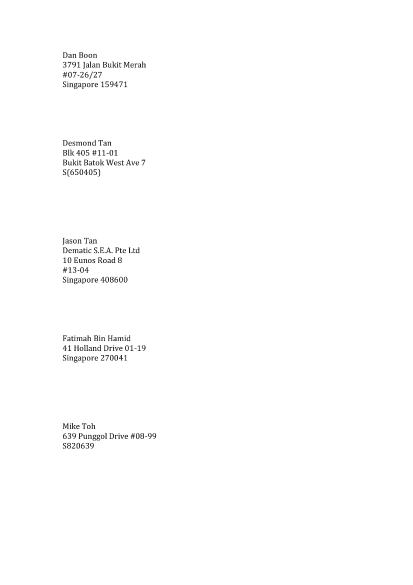
#> input picture 01.png, 826 x 1169 px (shown at 1/2 size)
$ python Reco_Digit.py
#> lines starting #> are read from the running program, lines starting #| are printed output that depends on the picture; after the words box and inside, x2 and y2 are one past the last pixel; in counts of white or black regions, pixels touching at a corner belong together
# import the necessary packages
from imutils.perspective import four_point_transform
from imutils import contours
import imutils
import cv2

# define the dictionary of digit segments so we can identify
# each digit on the thermostat
DIGITS_LOOKUP = {
	(1, 1, 1, 0, 1, 1, 1): 0,
	(0, 0, 1, 0, 0, 1, 0): 1,
	(1, 0, 1, 1, 1, 1, 0): 2,
	(1, 0, 1, 1, 0, 1, 1): 3,
	(0, 1, 1, 1, 0, 1, 0): 4,
	(1, 1, 0, 1, 0, 1, 1): 5,
	(1, 1, 0, 1, 1, 1, 1): 6,
	(1, 0, 1, 0, 0, 1, 0): 7,
	(1, 1, 1, 1, 1, 1, 1): 8,
	(1, 1, 1, 1, 0, 1, 1): 9
}

# load the example image
image = cv2.imread("01.png")
#> image is the input picture: shape (1169, 826, 3); min 0, max 255, mean 253.3

# pre-process the image by resizing it, converting it to
# graycale, blurring it, and computing an edge map
image = imutils.resize(image, height=500)
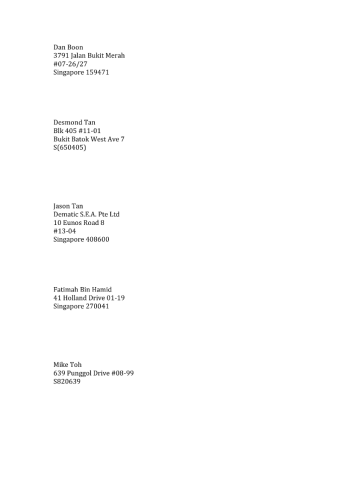
#> image: shape (500, 353, 3); min 58, max 255, mean 253.3
gray = cv2.cvtColor(image, cv2.COLOR_BGR2GRAY)
blurred = cv2.GaussianBlur(gray, (5, 5), 0)
edged = cv2.Canny(blurred, 50, 200, 255)
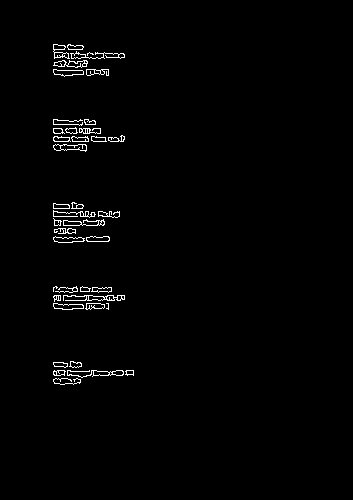
#> edged: shape (500, 353); 1.3% white in thin lines or dots, all inside (x1, y1, x2, y2) = (53, 44, 134, 385)

# find contours in the edge map, then sort them by their
# size in descending order
cnts = cv2.findContours(edged.copy(), cv2.RETR_EXTERNAL,
	cv2.CHAIN_APPROX_SIMPLE)
#> cnts = 41 contours, 5 with area under 20; largest, box (x1, y1, x2, y2) and area: (53, 144, 87, 152) 160, (63, 295, 125, 301) 150, (53, 60, 88, 68) 149, (53, 69, 84, 77) 134, (53, 303, 84, 310) 132
cnts = imutils.grab_contours(cnts)
cnts = sorted(cnts, key=cv2.contourArea, reverse=True)
displayCnt = None

# loop over the contours
for c in cnts:
	# approximate the contour
	peri = cv2.arcLength(c, True)
	approx = cv2.approxPolyDP(c, 0.02 * peri, True)

	# if the contour has four vertices, then we have found
	# the thermostat display
	if len(approx) == 4:
		displayCnt = approx
		break
#> this loop made 1 pass
#> (peri, displayCnt) on pass 1: (81.46, [[53, 145], [56, 150], [86, 150], [85, 144]])

# extract the thermostat display, apply a perspective transform
# to it
warped = four_point_transform(gray, displayCnt.reshape(4, 2))
output = four_point_transform(image, displayCnt.reshape(4, 2))

# threshold the warped image, then apply a series of morphological
# operations to cleanup the thresholded image
thresh = cv2.threshold(warped, 0, 255,
	cv2.THRESH_BINARY_INV | cv2.THRESH_OTSU)[1]
kernel = cv2.getStructuringElement(cv2.MORPH_ELLIPSE, (1, 5))
thresh = cv2.morphologyEx(thresh, cv2.MORPH_OPEN, kernel)

# find contours in the thresholded image, then initialize the
# digit contours lists
cnts = cv2.findContours(thresh.copy(), cv2.RETR_EXTERNAL,
	cv2.CHAIN_APPROX_SIMPLE)
#> cnts = 3 contours, all with area under 20
cnts = imutils.grab_contours(cnts)
digitCnts = []

# loop over the digit area candidates
for c in cnts:
	# compute the bounding box of the contour
	(x, y, w, h) = cv2.boundingRect(c)

	# if the contour is sufficiently large, it must be a digit
	if w >= 15 and (h >= 30 and h <= 40):
		digitCnts.append(c)
#> this loop made 3 passes
#> (c, x, w, h) on passes 1 to 2: ([[12, 0], [12, 4]], 12, 1, 5), ([[9, 0], [9, 3]], 9, 1, 4)
#> (x, w, h) on pass 3: (1, 3, 6)
#> after the loop, digitCnts = []

# sort the contours from left-to-right, then initialize the
# actual digits themselves
#> (the run stopped early here; a loop or call above may not have finished)

$ run again, with address5.png copied over 01.png
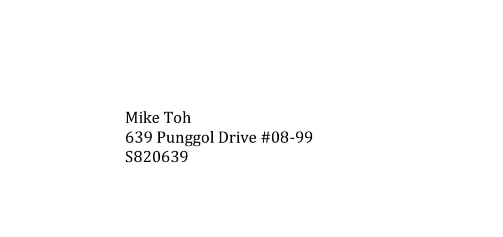
#> input picture address5.png, 503 x 237 px
#> image is the input picture: shape (237, 503, 3); min 0, max 255, mean 252.8
#> image: shape (500, 1061, 3)
#> `edged = cv2.Canny(blurred, 50, 200, 255)`:
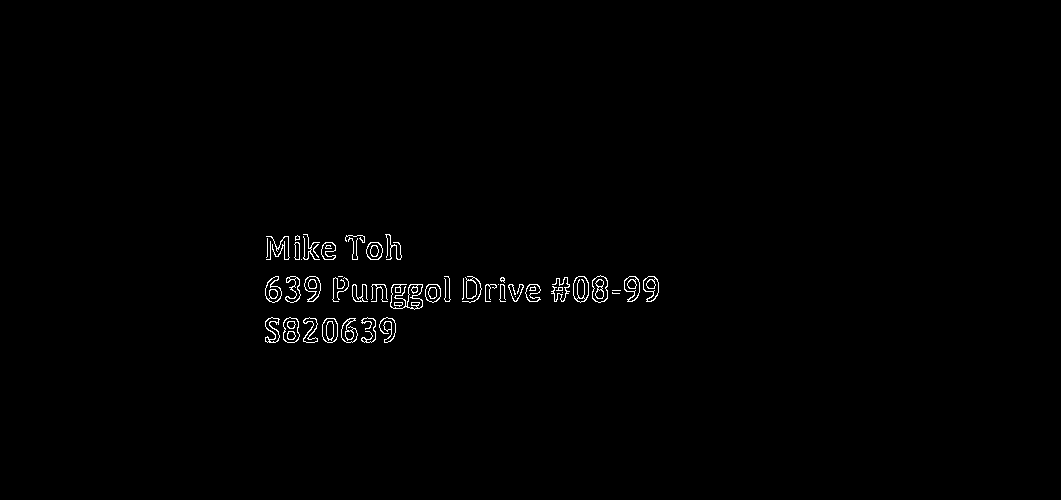
#> edged: shape (500, 1061); 0.71% white in thin lines or dots, all inside (x1, y1, x2, y2) = (265, 234, 659, 343)
#> `cnts = cv2.findContours(edged.copy(), cv2.RETR_EXTERNAL, cv2.CHAIN_APP..`: cnts = 50 contours, 26 with area under 20; largest, box (x1, y1, x2, y2) and area: (592, 275, 608, 303) 344, (283, 317, 300, 343) 336, (390, 284, 423, 310) 332, (573, 276, 589, 303) 331, (322, 318, 338, 343) 320
#> the loop `for c in cnts:` made 41 passes
#> (peri, displayCnt) on pass 41: (42.83, [[463, 278], [463, 297], [462, 299], [463, 298]])
#> `cnts = cv2.findContours(thresh.copy(), cv2.RETR_EXTERNAL, cv2.CHAIN_AP..`: cnts = 3 contours, 2 with area under 20; largest, box (x1, y1, x2, y2) and area: (7, 0, 18, 13) 48
#> the loop `for c in cnts:` made 3 passes
#> (c, x, w, h) on passes 2 to 3: ([[3, 0], [3, 2]], 3, 1, 3), ([[0, 0], [0, 19]], 0, 1, 20)
#> after the loop `for c in cnts:`: digitCnts = []
